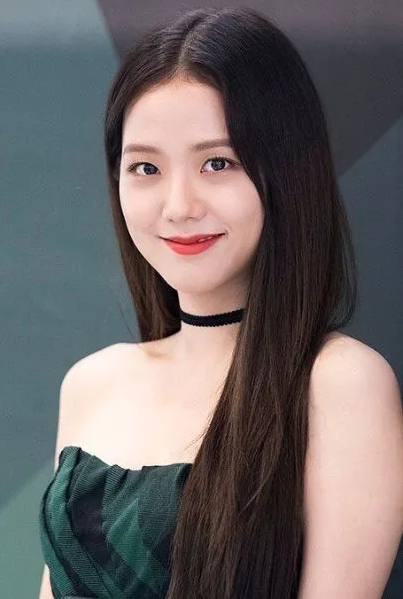
#> input picture Resources/Jisoo.png, 403 x 599 px
$ python chapter2.py
#> lines starting #> are read from the running program, lines starting #| are printed output that depends on the picture; after the words box and inside, x2 and y2 are one past the last pixel; in counts of white or black regions, pixels touching at a corner belong together
import cv2
import numpy as np

img = cv2.imread("Resources/Jisoo.png")
#> img is the input picture: shape (599, 403, 3); mean B, G, R 102.8, 103, 108.6
kernel = np.ones((5,5),np.uint8)

imgGray = cv2.cvtColor(img,cv2.COLOR_BGR2GRAY)
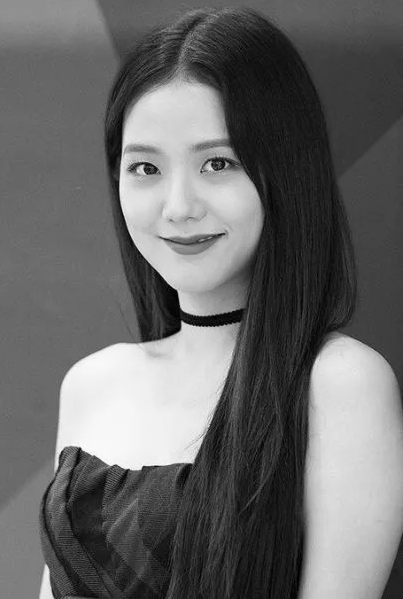
#> imgGray: shape (599, 403); min 0, max 255, mean 104.6
imgBlur = cv2.GaussianBlur(img,(7,7),0)
imgCanny = cv2.Canny(img,100,100)
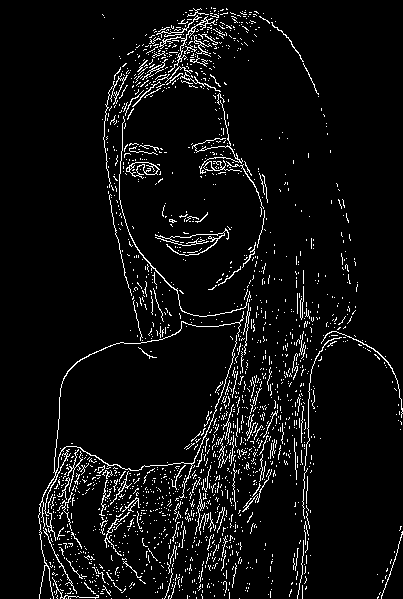
#> imgCanny: shape (599, 403); 5.6% white in thin lines or dots, all inside (x1, y1, x2, y2) = (38, 7, 403, 599)
imgDialation = cv2.dilate(imgCanny,kernel,iterations=1)
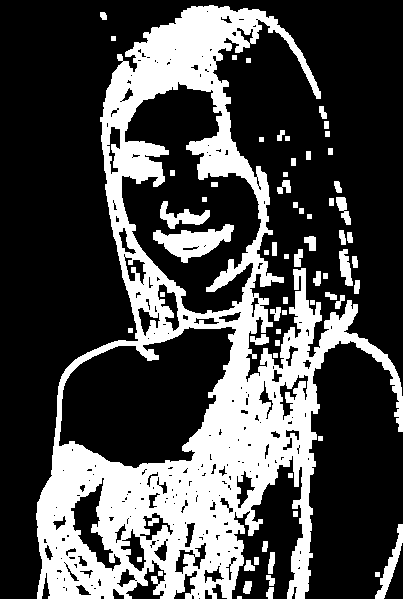
#> imgDialation: shape (599, 403); 29.3% white; 66 white regions (1 under 20 px), largest, box (x1, y1, x2, y2) and area: (36, 5, 403, 599) 64486, (153, 224, 234, 263) 1536, (375, 524, 403, 599) 597
imgEroded = cv2.erode(imgDialation,kernel,iterations=1)
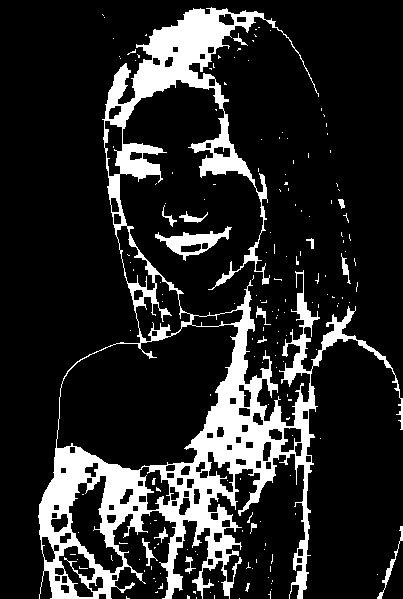
#> imgEroded: shape (599, 403); 15.8% white; 178 white regions (161 under 20 px), largest, box (x1, y1, x2, y2) and area: (38, 7, 403, 599) 35727, (155, 226, 232, 261) 880, (377, 526, 403, 599) 217

cv2.imshow("Gray Image",imgGray)
cv2.imshow("Blur Image",imgBlur)
cv2.imshow("Canny Image",imgCanny)
cv2.imshow("Dialation Image",imgDialation)
cv2.imshow("Eroded Image",imgEroded)
cv2.waitKey(0)
